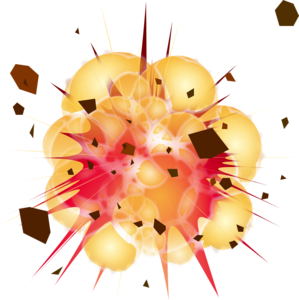
#> input picture assets/img/boom.png, 299 x 300 px
$ python -i fit.py   (imports and definitions only)
#> lines starting #> are read from the running program, lines starting #| are printed output that depends on the picture
#> further down, picture is the input picture: PIL image 299x300 RGBA; mean R, G, B, A 118.6, 80, 50, 109.9
from PIL import Image
def fit(im, size=512, frac=0.90, bottom_flush=False):
#> called with size = 512, frac = 0.9, bottom_flush = False
    im=im.convert('RGBA'); bb=im.getchannel('A').point(lambda a:255 if a>8 else 0).getbbox(); im=im.crop(bb)
#> after `bb = im.getchannel('A').point(lambda a: 255 if a > 8 else 0).getbbox()`: bb = (2, 0, 299, 300)
#> after `im = im.crop(bb)`:
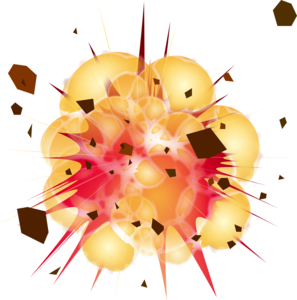
#> im: PIL image 297x300 RGBA; mean R, G, B, A 119.3, 80.5, 50.3, 110.7; transparent parts drawn white
    w,h=im.size; s=size*frac/max(w,h); im=im.resize((max(1,round(w*s)),max(1,round(h*s))),Image.LANCZOS)
#> after `w, h = im.size`: w = 297; h = 300
#> after `s = size * frac / max(w, h)`: s = 1.54
#> after `im = im.resize((max(1, round(w * s)), max(1, round(h * s))), Image.LAN`:
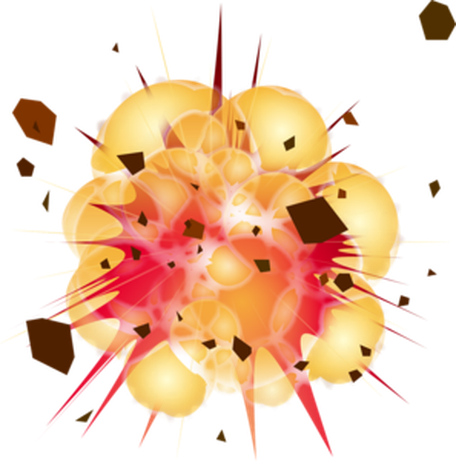
#> im: PIL image 456x461 RGBA; mean R, G, B, A 114.8, 77.2, 47.8, 110.7; transparent parts drawn white
    c=Image.new('RGBA',(size,size),(0,0,0,0)); x=(size-im.width)//2
#> after `c = Image.new('RGBA', (size, size), (0, 0, 0, 0))`: c: PIL image 512x512 RGBA; every value is 0
#> after `x = (size - im.width) // 2`: x = 28
    y=size-im.height if bottom_flush else (size-im.height)//2
#> y = 25
    c.alpha_composite(im,(x,y)); return c
#> after `c.alpha_composite(im, (x, y))`:
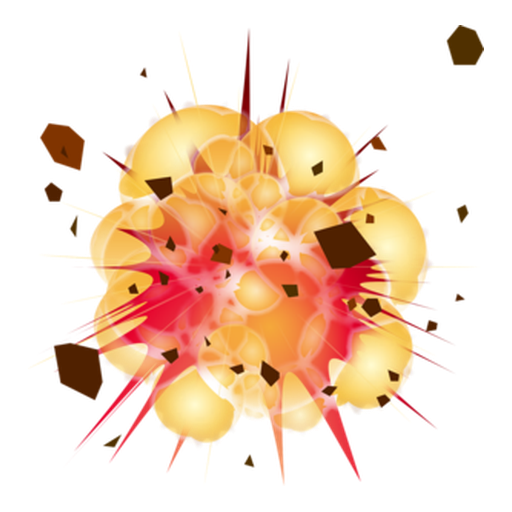
#> c: PIL image 512x512 RGBA; mean R, G, B, A 92.1, 61.9, 38.3, 88.8; transparent parts drawn white
def preview(paths,out,bg=((118,150,86),(238,238,210))):
    n=len(paths); c=Image.new('RGB',(n*260,520),(255,255,255))
    for i,p in enumerate(paths):
        im=Image.open(p).convert('RGBA')
        for j,col in enumerate(bg+((30,30,30),)):
            t=Image.new('RGBA',(256,170) if False else (256,170),col+(255,))
            s=im.copy(); s.thumbnail((170,170)); t.alpha_composite(s,((256-s.width)//2,0)); c.paste(t.convert('RGB'),(i*260,j*172))
    c.save(out)

>>> from PIL import Image
>>> picture = Image.open('../../../../assets/img/boom.png')
>>> result = fit(picture)
